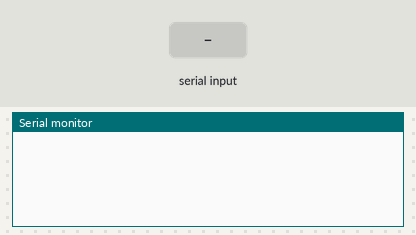
Recording of a sketch running on a simulated Arduino Uno, built with avr-gcc and run on an emulated ATmega328P. Shown: the last lines printed to the serial monitor. The inputs (shaded band) are chosen by the test bench.

Above: at 1.2 s.
1.3 s: "1\n" received over Serial
At 1.7 s:
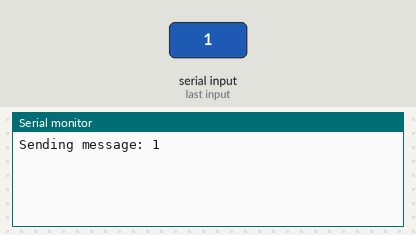
2.8 s: "1\n" received over the second serial link
At 3.6 s:
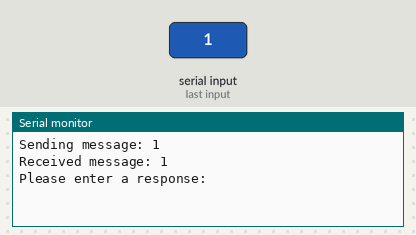
4.3 s: "0\n" received over Serial
At 5.2 s:
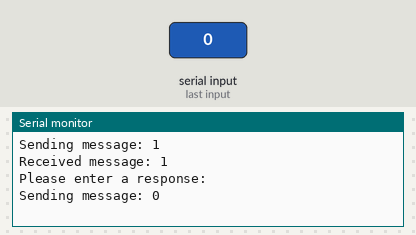
5.8 s: "0\n" received over the second serial link
At 7.1 s:
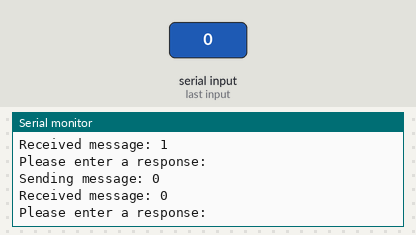

The sketch:

kommunikation2.ino
```cpp
#include <SoftwareSerial.h>

SoftwareSerial mySerial(0, 1); // RX, TX

void setup() {
  Serial.begin(9600);
  mySerial.begin(9600);
}

void loop() {
  if (mySerial.available()) {
    String incomingMessage = mySerial.readStringUntil('\n');
    Serial.println("Received message: " + incomingMessage);
    Serial.println("Please enter a response:");
  }

  if (Serial.available()) {
    String outgoingMessage = Serial.readStringUntil('\n');
    Serial.println("Sending message: " + outgoingMessage);
    mySerial.println(outgoingMessage);
  }
}
```

Measured:
- after the input at 1.3 s, the serial monitor: prints a new line at once (image 1)
- after the input at 2.8 s, the serial monitor: prints a new line at once (image 2)
- after the input at 4.3 s, the serial monitor: prints a new line at once (image 3)
- after the input at 5.8 s, the serial monitor: prints a new line at once (image 4)
